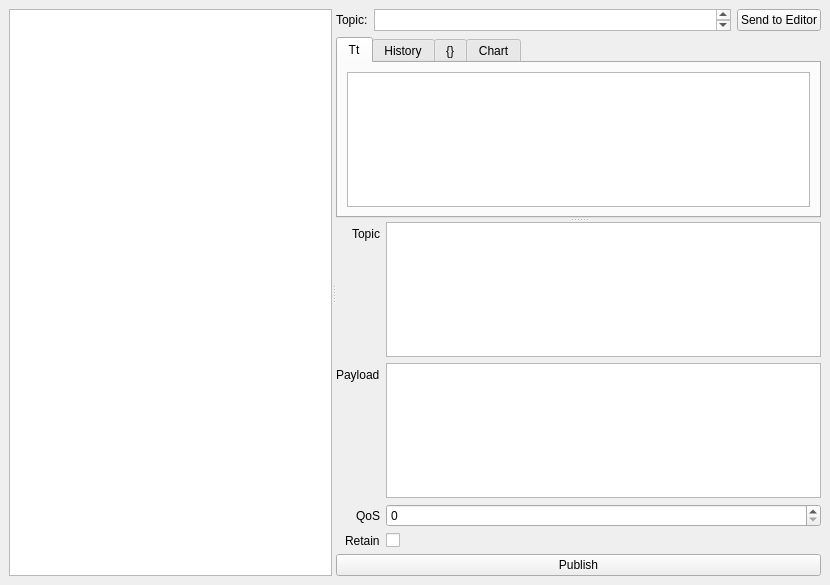
<?xml version="1.0" encoding="UTF-8"?>
<ui version="4.0">
 <class>MainWindow</class>
 <widget class="QMainWindow" name="MainWindow">
  <property name="geometry">
   <rect>
    <x>0</x>
    <y>0</y>
    <width>830</width>
    <height>585</height>
   </rect>
  </property>
  <property name="windowTitle">
   <string>MainWindow</string>
  </property>
  <widget class="QWidget" name="central_widget">
   <layout class="QHBoxLayout" name="horizontalLayout_2">
    <item>
     <widget class="QSplitter" name="splitter_2">
      <property name="orientation">
       <enum>Qt::Horizontal</enum>
      </property>
      <widget class="QTreeView" name="tree_view"/>
      <widget class="QWidget" name="layoutWidget">
       <layout class="QVBoxLayout" name="verticalLayout">
        <item>
         <layout class="QHBoxLayout" name="horizontalLayout">
          <item>
           <layout class="QFormLayout" name="formLayout_2">
            <item row="0" column="0">
             <widget class="QLabel" name="label_topic_rx">
              <property name="text">
               <string>Topic:</string>
              </property>
             </widget>
            </item>
            <item row="0" column="1">
             <widget class="QTextBrowser" name="text_topic_rx">
              <property name="sizePolicy">
               <sizepolicy hsizetype="Expanding" vsizetype="Minimum">
                <horstretch>0</horstretch>
                <verstretch>0</verstretch>
               </sizepolicy>
              </property>
              <property name="minimumSize">
               <size>
                <width>0</width>
                <height>1</height>
               </size>
              </property>
             </widget>
            </item>
           </layout>
          </item>
          <item>
           <widget class="QPushButton" name="button_send_to_editor">
            <property name="text">
             <string>Send to Editor</string>
            </property>
           </widget>
          </item>
         </layout>
        </item>
        <item>
         <widget class="QSplitter" name="splitter">
          <property name="orientation">
           <enum>Qt::Vertical</enum>
          </property>
          <widget class="QTabWidget" name="rx_layout">
           <property name="currentIndex">
            <number>0</number>
           </property>
           <widget class="QWidget" name="page_text">
            <attribute name="title">
             <string>Tt</string>
            </attribute>
            <layout class="QVBoxLayout" name="verticalLayout_2">
             <item>
              <widget class="QTextBrowser" name="text_payload_rx"/>
             </item>
            </layout>
           </widget>
           <widget class="QWidget" name="page_history">
            <attribute name="title">
             <string>History</string>
            </attribute>
           </widget>
           <widget class="QWidget" name="page_json">
            <attribute name="title">
             <string>{}</string>
            </attribute>
            <layout class="QVBoxLayout" name="verticalLayout_3">
             <item>
              <widget class="QTreeView" name="tree_json_rx">
               <property name="enabled">
                <bool>true</bool>
               </property>
              </widget>
             </item>
            </layout>
           </widget>
           <widget class="QWidget" name="page_chart">
            <property name="styleSheet">
             <string notr="true"/>
            </property>
            <attribute name="title">
             <string>Chart</string>
            </attribute>
            <layout class="QVBoxLayout" name="chart_layout"/>
           </widget>
          </widget>
          <widget class="QWidget" name="tx_widget" native="true">
           <layout class="QFormLayout" name="formLayout">
            <property name="fieldGrowthPolicy">
             <enum>QFormLayout::AllNonFixedFieldsGrow</enum>
            </property>
            <property name="rowWrapPolicy">
             <enum>QFormLayout::DontWrapRows</enum>
            </property>
            <property name="labelAlignment">
             <set>Qt::AlignRight|Qt::AlignTrailing|Qt::AlignVCenter</set>
            </property>
            <property name="formAlignment">
             <set>Qt::AlignLeading|Qt::AlignLeft|Qt::AlignVCenter</set>
            </property>
            <item row="0" column="1">
             <widget class="QTextEdit" name="text_topic"/>
            </item>
            <item row="1" column="0">
             <widget class="QLabel" name="label_payload">
              <property name="text">
               <string>Payload</string>
              </property>
              <property name="buddy">
               <cstring>text_payload</cstring>
              </property>
             </widget>
            </item>
            <item row="1" column="1">
             <widget class="QTextEdit" name="text_payload"/>
            </item>
            <item row="2" column="0">
             <widget class="QLabel" name="label_qos">
              <property name="text">
               <string>QoS</string>
              </property>
              <property name="buddy">
               <cstring>num_qos</cstring>
              </property>
             </widget>
            </item>
            <item row="2" column="1">
             <widget class="QSpinBox" name="num_qos">
              <property name="frame">
               <bool>true</bool>
              </property>
              <property name="maximum">
               <number>2</number>
              </property>
             </widget>
            </item>
            <item row="6" column="0" colspan="2">
             <widget class="QPushButton" name="button_publish">
              <property name="text">
               <string>Publish</string>
              </property>
             </widget>
            </item>
            <item row="0" column="0">
             <widget class="QLabel" name="label_topic">
              <property name="text">
               <string>Topic</string>
              </property>
              <property name="buddy">
               <cstring>text_topic</cstring>
              </property>
             </widget>
            </item>
            <item row="4" column="0">
             <widget class="QLabel" name="label_retain">
              <property name="text">
               <string>Retain</string>
              </property>
             </widget>
            </item>
            <item row="4" column="1">
             <widget class="QCheckBox" name="checkbox_retain">
              <property name="sizePolicy">
               <sizepolicy hsizetype="Minimum" vsizetype="Fixed">
                <horstretch>0</horstretch>
                <verstretch>0</verstretch>
               </sizepolicy>
              </property>
              <property name="text">
               <string/>
              </property>
             </widget>
            </item>
           </layout>
          </widget>
         </widget>
        </item>
       </layout>
      </widget>
     </widget>
    </item>
   </layout>
  </widget>
 </widget>
 <resources/>
 <connections/>
</ui>
